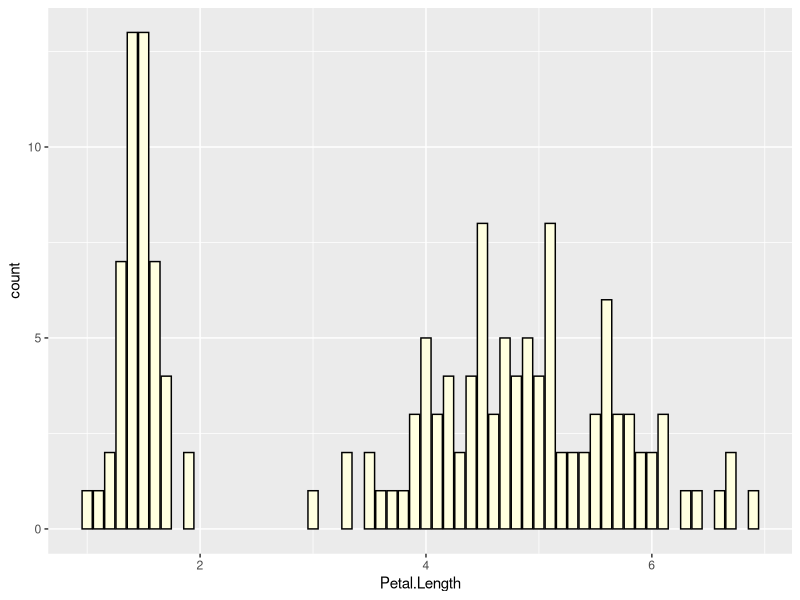
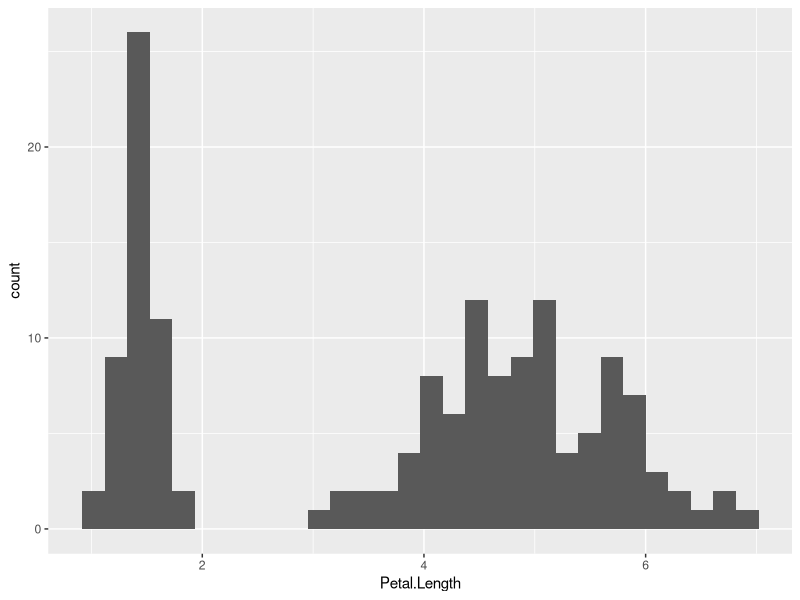
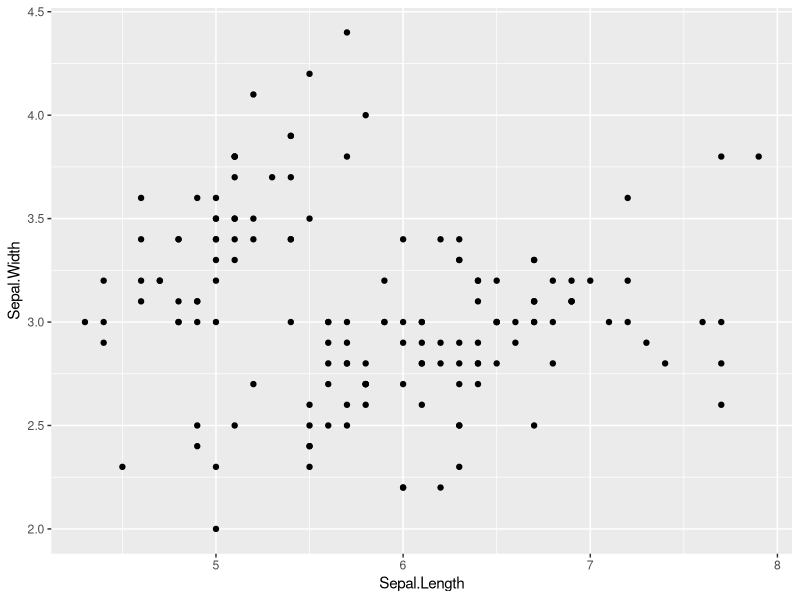
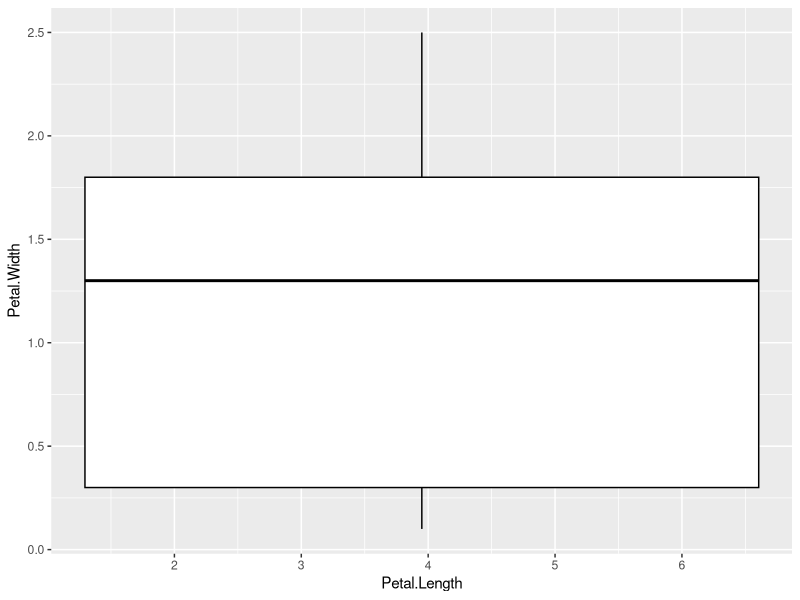

These charts were generated, in order, by the following R code:
## ---- chunk 1
library(ggplot2)
## ---- chunk 2
ggplot(data = iris, aes(x= Petal.Length)) + geom_bar(fill = "lightyellow", colour = "black")
## ---- chunk 3
ggplot(data = iris,aes(x = Petal.Length)) + geom_histogram()
## ---- chunk 4
ggplot(data = iris,aes(x = Sepal.Length, y = Sepal.Width)) + geom_point()
## ---- chunk 5
ggplot(iris,aes(x = Petal.Length, y = Petal.Width)) + geom_boxplot(colour = "black")
